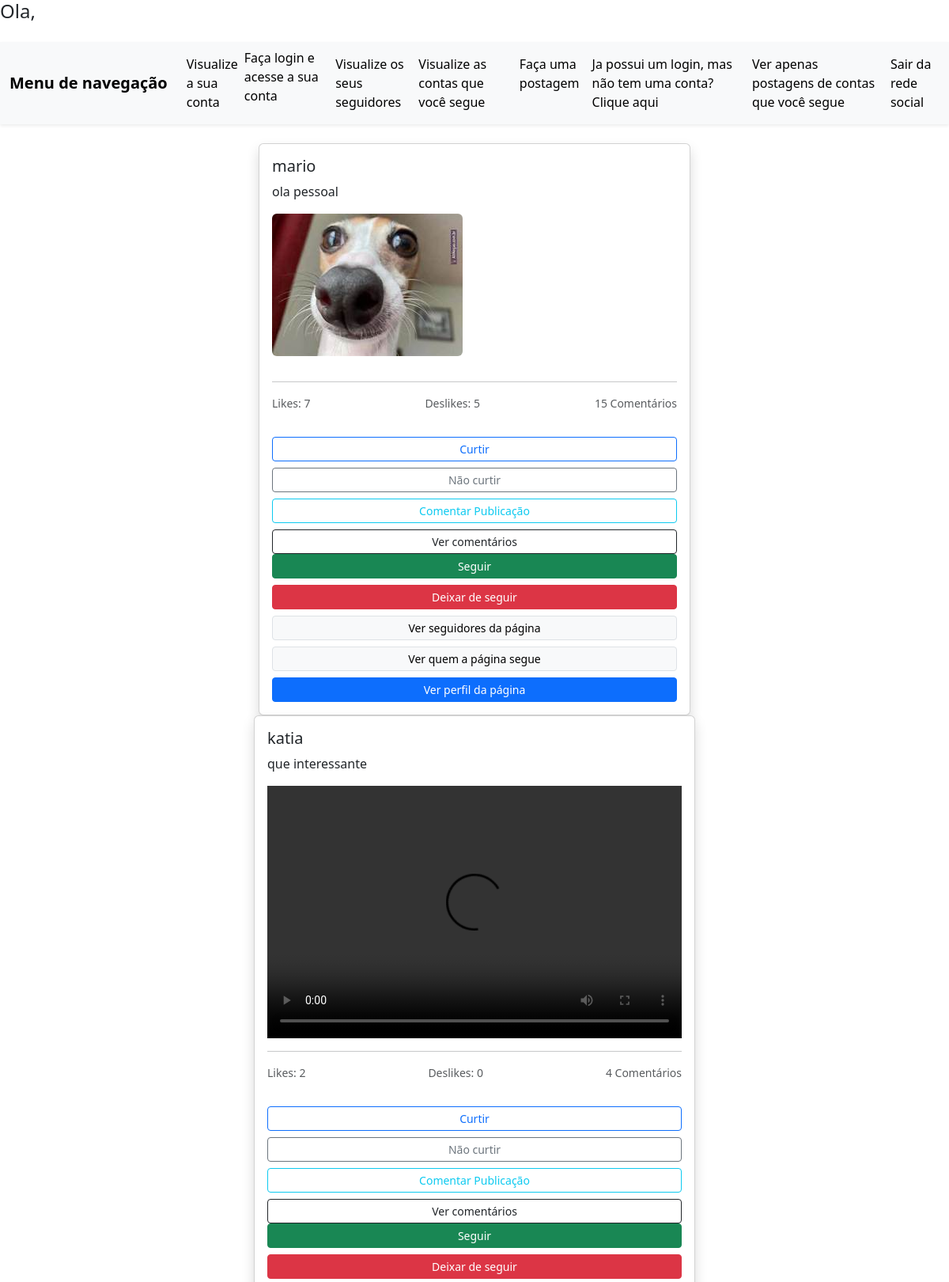
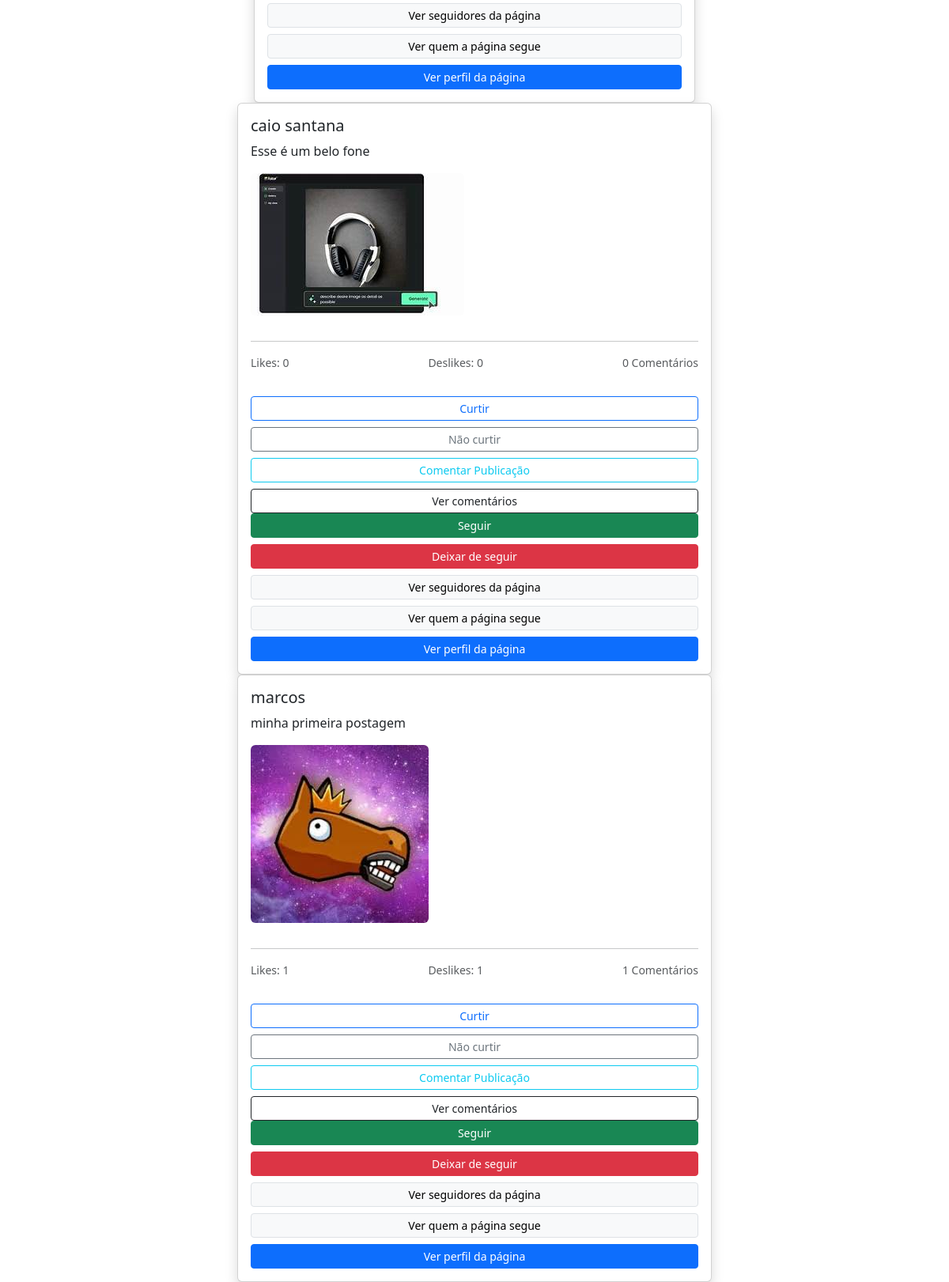
The page / on the database its author committed (2 pictures, top to bottom).
### redesocial/models.py (models this page shows, shortened)
class Post(models.Model):
    dono_postagem = models.ForeignKey(Conta, on_delete=models.CASCADE)
    texto = models.CharField(max_length=6000, null = True, blank=True)
    imagem_postagem = models.ImageField(upload_to = 'redesocial/ImagemPostagem', null=True, blank=True)
    video = models.FileField(upload_to='redesocial/videos', null=True, blank=True)
    curtidas = models.IntegerField(default=0)
    nao_curtidas = models.IntegerField(default = 0)
    quantidade_comentarios = models.IntegerField(default= 0)

class Conta(models.Model):
    nome = models.CharField(max_length=400)
    biografia = models.CharField(max_length=1000, blank=True)
    interesses = models.CharField(max_length=1000, blank=True)
    estado_civil = models.CharField(max_length=500, blank = True)
    dono_da_conta = models.ForeignKey(User,  on_delete=models.CASCADE)
    seguidores = models.ManyToManyField('self', symmetrical=False, related_name='MeSeguindo')
    seguindo = models.ManyToManyField('self', symmetrical=False, related_name='ContasSeguidas')
    foto_perfil = models.ImageField(upload_to = 'redesocial/fotos', blank=True)
    data_criacao = models.DateField(auto_now_add = True)
    numero_seguidores = models.IntegerField(default=0)
    numero_seguindo = models.IntegerField(default=0)

### redesocial/views.py (the view)
# urls.py: path('', views.index, name='index'),
def index(request):
    post = Post.objects.all()
    mensagem_usuario = f"Ola, {request.user.username}"
    dicionario_post = {'post':post,'mensagem_usuario':mensagem_usuario}
    return render(request,'redesocial/index.html', dicionario_post)

### redesocial/templates/redesocial/index.html (shortened to what this page needs)
<!DOCTYPE html>
<html lang="pt-br">
    <head>
        <link href="https://cdn.jsdelivr.net/npm/bootstrap@5.3.6/dist/css/bootstrap.min.css" rel="stylesheet">
        {%load static%}
        <link rel="stylesheet" href="{%static 'redesocial/index.css'%}">
    </head>
    <body>
        <p class="h4 mb-4">{{mensagem_usuario}}</p>
        <nav class="navbar navbar-expand-lg bg-body-tertiary shadow-sm">
        <div class="container-fluid">
        <a class="navbar-brand fw-bold" href="#">Menu de navegação</a>
        <div class="collapse navbar-collapse" id="navbarNavDropdown">
            <ul class="navbar-nav ms-auto">
                <li class="nav-item"><a href="{%url 'minhaconta'%}" class="nav-link active">Visualize a sua conta</a></li>
                <li class="nav-item"><a href="{%url 'loginusuario'%}">Faça login e acesse a sua conta</li>
                <li class="nav-item"><a href="{%url 'meus_seguidores'%}" class="nav-link active">Visualize os seus seguidores</a></li>
                <li class="nav-item"><a href="{%url 'quem_sigo'%}" class="nav-link active">Visualize as contas que você segue</a></li>
                <li class="nav-item"><a href="{%url 'posts'%}" class="nav-link active" >Faça uma postagem</a></li>
                <li class="nav-item"><a href="{%url 'criarconta'%}" class="nav-link active">Ja possui um login, mas não tem uma conta? Clique aqui</a></li>
                <li class="nav-item"><a href="{%url 'postagem_seguindo'%}" class="nav-link active">Ver apenas postagens de contas que você segue</a></li>
                <li class="nav-item"><a href="{%url 'logoutusuario'%}" class="nav-link active">Sair da rede social</a></li>
            </ul>
            </div>
          </div>
        </nav>
        <div class="container mt-4">
            {%if post%}
             <div class="row row-cols-1 g-4">
                {%for posts in post%}
                  <div class="col-lg-6 offset-lg-3">
                    <div class="card shadow">
                        <div class="card-body">
                            <h5 class="card-title mb-2">{{posts.dono_postagem.nome}}</h5>
                        <section>
                            {%if posts.texto%}
                                <p class="card-text">{{posts.texto}}</p>
                            {%else%}
                                <p class="card-text">Não há texto na publicação</p>
                            {%endif%}
                            {%if posts.imagem_postagem%}
                                <p><img class="img-fluid rounded mb-3" src="{{posts.imagem_postagem.url}}" alt="Foto da postagem"></p>
                            {%endif%}
                            {%if posts.video%}
                                <div class="ratio ratio-16x9 mb-3">
                                  <video class="w-100" src="{{posts.video.url}}" controls ></video><br>
                                </div>
                            {%endif%}
                            <hr>
                            <div class="d-flex justify-content-between align-items-center mb-3">
                                <span class="text-muted small"><p>Likes: {{posts.curtidas}}</p></span>
                                <span class="text-muted small"><p>Deslikes: {{posts.nao_curtidas}}</p></span>
                                <span class="text-muted small"><p>{{posts.quantidade_comentarios}} Comentários</p></span>
                            </div>
                        <div class="d-grid gap-2">
                          <form action="{%url 'curtir'%}" method="post">
                                <button type="submit" class="btn btn-outline-primary btn-sm w-100">Curtir</button>
                            </form>
                            <form action="{%url 'nao_curtir'%}" method="post">
                                <button type="submit" class="btn btn-outline-secondary btn-sm w-100">Não curtir</button>
                            </form>
                            <a href="{%url 'comentar_publicacao' posts.id%}">
                            <button class="btn btn-outline-info btn-sm w-100" type="button">Comentar Publicação</button>
                            </a>
                            <a href="{%url 'ver_comentarios' posts.id%}">
                                <button class="btn btn-outline-dark btn-sm w-100" type="button"> Ver comentários</button>
                            </a>
                        </div>
                        <div class="d-grid gap-2">
                            <form action="{%url 'seguir'%}" method="post">
                                <button class="btn btn-success btn-sm w-100" type="submit">Seguir</button>
                            </form>
                            <form action="{%url 'deixar_de_seguir'%}" method="post">
                                <button class = "btn btn-danger btn-sm w-100" type="submit">Deixar de seguir</button>
                            </form>
                            <a href="{%url 'seguidores_pagina' posts.dono_postagem.id%}">
                                <button class="btn btn-light btn-sm w-100 border" type="submit">Ver seguidores da página</button>
                            </a>
                            <a href="{%url 'quem_segue' posts.dono_postagem.id%}">
                                <button class="btn btn-light btn-sm w-100 border" type="submit">Ver quem a página segue</button>
                            </a>
                            <a href="{%url 'ver_perfil' posts.dono_postagem.id%}">
                                <button class="btn btn-primary btn-sm w-100" type="submit">Ver perfil da página</button>
                            </a>
                        </section>
                       </div>
                     </div>
                   </div>
                </div>
                {%endfor%}
                {%endif%}
        </body>
</html>

### redesocial/static/redesocial/index.css (style rules this page uses)
li { list-style-type: none; }
a { text-decoration: none; color: black }

### rows shown on the page
Post: dono_postagem.nome "mario", texto "ola pessoal", imagem_postagem (picture), curtidas "7", nao_curtidas "5", quantidade_comentarios "15"
Post: dono_postagem.nome "katia", texto "que interessante", curtidas "2", nao_curtidas "0", quantidade_comentarios "4"
Post: dono_postagem.nome "caio santana", texto "Esse é um belo fone", imagem_postagem (picture), curtidas "0", nao_curtidas "0", quantidade_comentarios "0"
Post: dono_postagem.nome "marcos", texto "minha primeira postagem", imagem_postagem (picture), curtidas "1", nao_curtidas "1", quantidade_comentarios "1"
